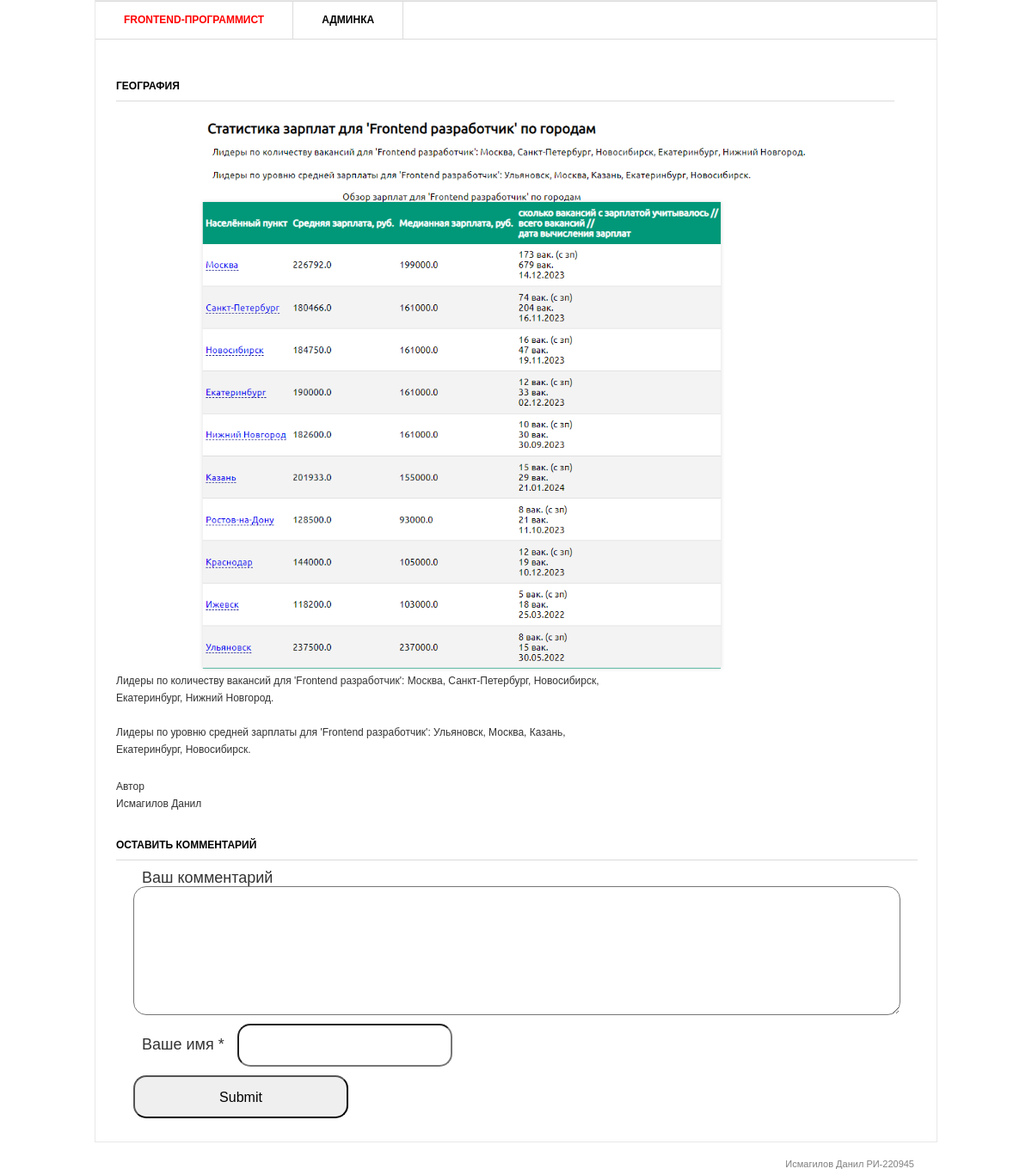
Page /7/ on the committed database.
### blog/models.py (models this page shows, shortened)
class Post(models.Model):
    title = models.CharField('Заголовок', max_length= 200)
    description = models.TextField('Текст')
    author = models.CharField('Имя автора', max_length= 200)
    date = models.DateField('Дата')
    img = models.ImageField('Изображение', upload_to='image/', max_length=200, blank=True)
    class Meta:
        verbose_name = 'Запись'
        verbose_name_plural = 'Записи'

### blog/views.py (the view)
# urls.py: path('<int:pk>/', views.PostDetail.as_view()),
class PostDetail(View):
    def get(self, request, pk):
        post = Post.objects.get(id = pk)
        return render(request, 'blog/blog_detail.html', {'post': post})

### blog/templates/blog/blog_detail.html (shortened to what this page needs)
{% load static %}
<html>
<head>
   <link rel="stylesheet" href="{% static 'css/main.css' %}" type="text/css" media="all" />
</head>
<body>
<div class="shell">
	<div class="border">
		<div id="navigation">
			<ul>
			    <li><a href="/" class="active">Frontend-программист</a></li>
			    <li><a href="/admin">Админка</a></li>
			</ul>
		</div>
		<div id="main">
   			<div id="content" class="left">
      			<div class="projects">
         			<h3>{{ post.title }}</h3>
                  <p align="center">
                    <img src="{{ post.img.url }}" width="80%"/>
                  </p>
         			<div class="item">
						<div class="text left">
               				<p>{{ post.description|linebreaksbr }}</p>
               				<p> <br>Автор<br>{{ post.author }}</p>
            			</div>
         			</div>
     			 </div>
   			</div>
			<div class="form-comment">
				<h3>Оставить комментарий</h3>
				<div>
					<form action="{% url 'add_comments' post.id %}" method="post">
						<div>
							<label>Ваш комментарий</label>
							<textarea name="text_comments"></textarea>
						</div>
						<div>
							<label>Ваше имя *</label>
							<input type="text" name="name">
						</div>
						<div><input type="submit"></div>
					</form>
				</div>
			</div>
		</div>
	</div>
	<div id="footer">
		<p class="copy right">Исмагилов Данил РИ-220945 </p>
	</div>
</div>
</body>
</html>

### static/css/main.css (style rules this page uses)
* { margin: 0; padding: 0; outline:0; }
body { font-size: 12px; line-height: 20px; font-family: Georgia, Arial, Helvetica, Sans-Serif; color: #333; background: url() repeat 0 0; }
a { color: #ff0000; text-decoration: none; cursor:pointer; }
input, textarea, select { font-family: Arial, Helvetica, sans-serif; font-size:16px; }
textarea { overflow:auto; }
.left, .alignleft { float: left; display: inline; }
.right, .alignright { float: right; display: inline; }
.shell { width: 980px; margin: 0 auto; }
.border { border: 1px solid #e8e8e8; background: #fff; position: relative; }
#navigation { height: 43px; border-top: 1px solid #dbdbdb; border-bottom: 1px solid #dbdbdb; }
#navigation ul { list-style: none; }
#navigation ul li { float: left; height: 43px; border-right: 1px solid #dbdbdb; font-size: 12px; line-height: 43px; font-weight: bold; text-transform: uppercase; }
#navigation ul li a { float: left; height: 43px; color: #000; padding: 0 33px; }
#navigation ul li a:hover, #navigation ul li a.active { color: #ff0000; text-decoration: none; }
#main { width: 932px; padding: 37px 24px 17px 24px; }
#main h3 { font-size: 12px; line-height: 15px; color: #000; text-transform: uppercase; border-bottom: 1px solid #dbdbdb; padding: 0 0 9px 0; }
#content { width: 905px; }
.projects { padding: 10px 0 0 0; }
.projects h3 { margin: 0 0 17px 0; }
.projects .item { margin: 0 0 28px 0; }
.projects .text { width: 600px; }
.projects .text p { padding: 0 0 3px 0; }
#footer { font-family: Arial, sans-serif; font-size: 11px; line-height: 14px; color: #7f7f7f; padding: 18px 27px 20px 38px; }
.form-comment { font-size: 18px; }
.form-comment label { margin: 10px 10px; }
.form-comment input { border-radius: 15px; padding: 15px; height: 50px; width: 250px; }
.form-comment textarea { border-radius: 15px; padding: 15px; height: 150px; width: 100%; resize: vertical; }
.form-comment div { margin: 10px; }

### rows in the picture
Post: title "ГЕОГРАФИЯ", img (picture), description "Лидеры по количеству вакансий для 'Frontend разработчик': Москва, Санкт-Петербург, Новосибирск, Екатеринбург, Нижний Новгород. Лидеры по уровню средней зарплаты для 'Frontend разработчик': Ульяновск, Москва, Казань, Екатеринбург, Новосибирск.", author "Исмагилов Данил"
